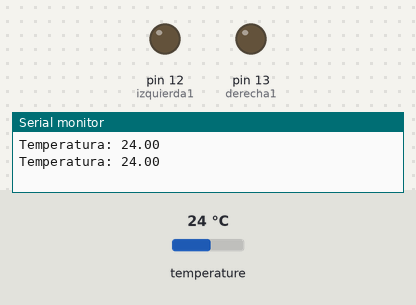
The sketch below on a simulated Arduino Uno, built with avr-gcc and run on an emulated ATmega328P. Parts: output pins drawn as LEDs (lit = HIGH), the last lines printed to the serial monitor. The test bench sets the inputs (shaded band); at power-on: temperature 24 °C.

Above: at 2.3 s.
2.4 s: temperature set to 27.4 °C
4.2 s: temperature set to 28.9 °C
At 5.0 s:
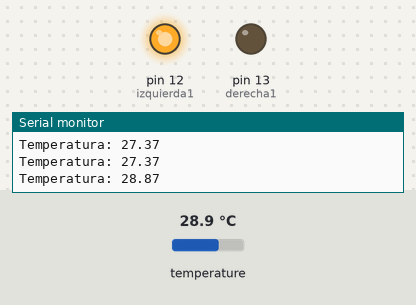
6.1 s: temperature set to 12 °C
At 7.3 s:
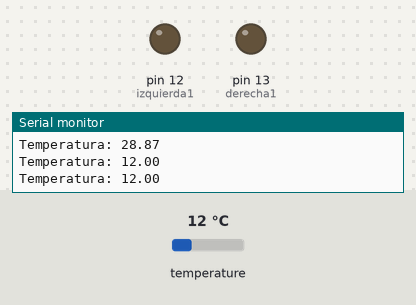
7.6 s: temperature set to 33 °C
At 8.3 s:
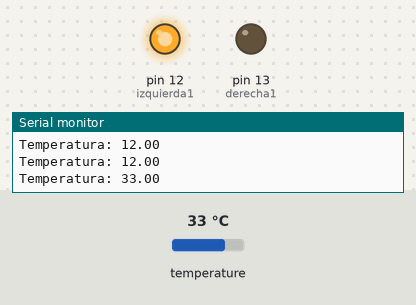
Timing chart, 0 to 10.1 s (numbered marks = the images above; inputs shaded):
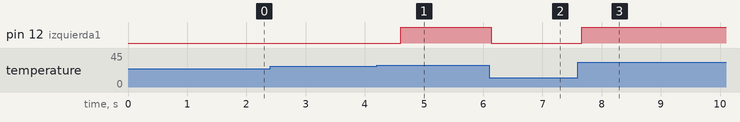

Measured:
- the behaviour switches between 28 and 28.1 °C on temperature (found by bisection; images 0 and 1)
- after the input at 4.2 s, pin 12 (izquierda1): LOW → HIGH after 0.40 s
- after the input at 6.1 s, pin 12 (izquierda1): HIGH → LOW at once
- after the input at 7.6 s, pin 12 (izquierda1): LOW → HIGH after 0.06 s

The sketch:

Casa_Domotica.ino
```cpp
//Ventiladores
#include <OneWire.h>
#include <DallasTemperature.h>
#define ONE_WIRE_BUS 4
OneWire oneWire(ONE_WIRE_BUS);
DallasTemperature sensors(&oneWire);
#define izquierda1 12
#define derecha1 13
float temperatura;
//Wifi
bool activado;

void setup() {
  pinMode(izquierda1,OUTPUT);
  pinMode(derecha1,OUTPUT);
  Serial.begin(115200);
  sensors.begin();
}

void loop() {
    imprimir();
    Ventiladores();
}

void imprimir()
{
    /*if (temperatura != DEVICE_DISCONNECTED_C) {
    Serial.print("Temperatura: ");
    Serial.print(temperatura);
    Serial.println(" °C");
  } else {
    Serial.println("Error al leer la temperatura.");
  }*/
    sensors.requestTemperatures();
    temperatura = sensors.getTempCByIndex(0);
    Serial.print("Temperatura: ");
    Serial.println(temperatura);
}

void Condiciones()
{
  if(activado==true)
  {
    Ventiladores();
  }
}

void Ventiladores()
{
    if(temperatura>28)
    {
        digitalWrite(izquierda1, HIGH);
        digitalWrite(derecha1, LOW);
    }
    else
    {
        digitalWrite(izquierda1, LOW);
        digitalWrite(derecha1, LOW);
    }
}
```
